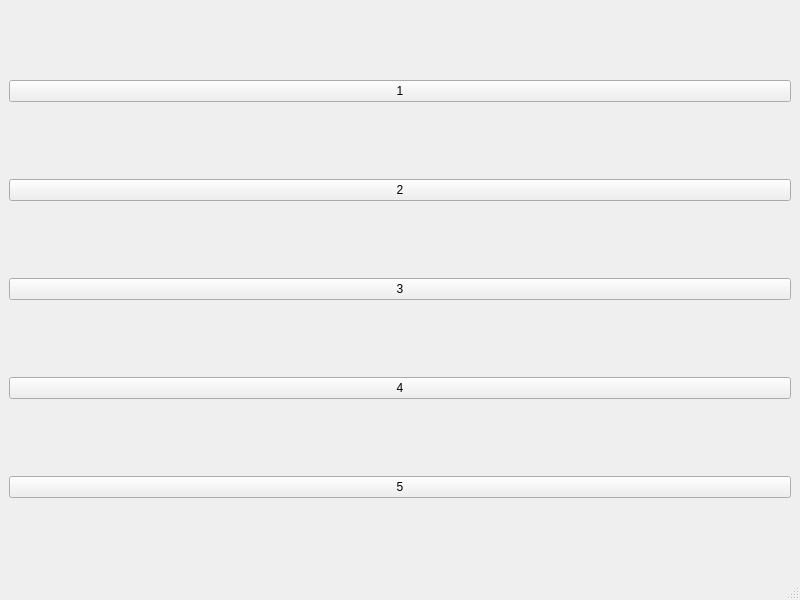
<?xml version="1.0" encoding="UTF-8"?>
<ui version="4.0">
 <class>MainWindow</class>
 <widget class="QMainWindow" name="MainWindow">
  <property name="geometry">
   <rect>
    <x>0</x>
    <y>0</y>
    <width>800</width>
    <height>600</height>
   </rect>
  </property>
  <property name="windowTitle">
   <string>MainWindow</string>
  </property>
  <widget class="QWidget" name="centralwidget">
   <layout class="QHBoxLayout" name="horizontalLayout">
    <item>
     <layout class="QVBoxLayout" name="verticalLayout">
      <item>
       <widget class="QPushButton" name="oneButton">
        <property name="text">
         <string>1</string>
        </property>
       </widget>
      </item>
      <item>
       <widget class="QPushButton" name="twoButton">
        <property name="text">
         <string>2</string>
        </property>
       </widget>
      </item>
      <item>
       <widget class="QPushButton" name="threeButton">
        <property name="text">
         <string>3</string>
        </property>
       </widget>
      </item>
      <item>
       <widget class="QPushButton" name="fourButton">
        <property name="text">
         <string>4</string>
        </property>
       </widget>
      </item>
      <item>
       <widget class="QPushButton" name="fiveButton">
        <property name="text">
         <string>5</string>
        </property>
       </widget>
      </item>
     </layout>
    </item>
   </layout>
  </widget>
  <widget class="QMenuBar" name="menubar">
   <property name="geometry">
    <rect>
     <x>0</x>
     <y>0</y>
     <width>800</width>
     <height>21</height>
    </rect>
   </property>
  </widget>
  <widget class="QStatusBar" name="statusbar"/>
 </widget>
 <resources/>
 <connections/>
</ui>
